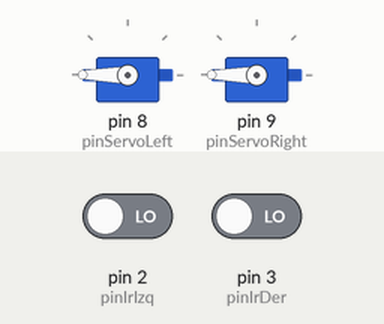
This sketch was run on a simulated Arduino Uno, built with avr-gcc and run on an emulated ATmega328P. Shown: 2 × servo. The test bench sets the inputs (shaded band); at power-on: pin 2 (pinIrIzq) LOW, pin 3 (pinIrDer) LOW.

Above: at 1.25 s.
1.3 s: pin 2 (pinIrIzq) driven HIGH
At 2.3 s:
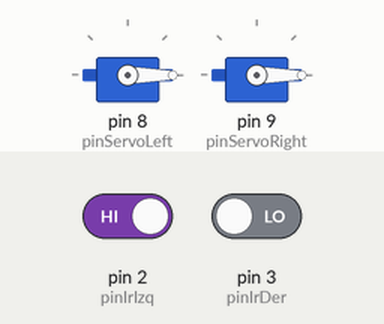
2.8 s: pin 2 (pinIrIzq) driven LOW
At 4.5 s:
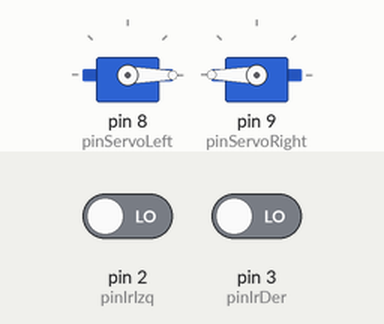
5.8 s: pin 3 (pinIrDer) driven HIGH
At 6.6 s:
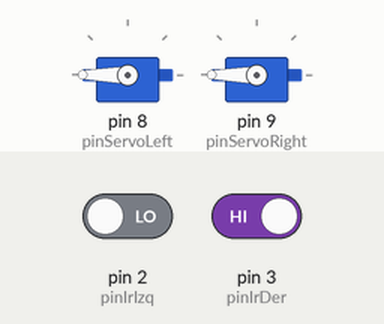
Timing chart, 0 to 8.8 s (numbered marks = the images above; inputs shaded):
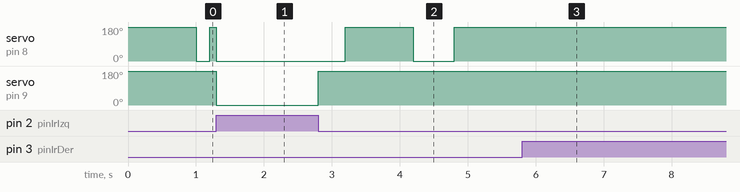

Measured:
- after the input at 1.3 s, servo on pin 9 (pinServoRight): 180° → 0° at once
- after the input at 2.8 s, servo on pin 8 (pinServoLeft): 0° → 180° after 0.40 s, → 0° 1.0 s later, → 180° 0.60 s later; servo on pin 9 (pinServoRight): 0° → 180° at once
- after the input at 5.8 s, servo on pin 8 (pinServoLeft): stops changing and stays 180°

The sketch:

7.2-Encontrar_el_circuito.ino
```cpp
//Aitor Gómez Ogueta UO294066
//Diego García González UO294255
//Ejercicio de encuentra camino

#include <Servo.h>

int NO_LINE = LOW;
int LINE = HIGH;
Servo servoLeft;
Servo servoRight;

int pinIrDer = 3;
int pinIrIzq = 2;
int pinServoRight = 9;
int pinServoLeft = 8;

int STOP = 90;
int BACKWARD = 180;
int FORWARD = 0;

void setup() {
  pinMode(pinIrDer, INPUT);
  pinMode(pinIrIzq, INPUT);
  servoLeft.attach(pinServoLeft);
  servoRight.attach(pinServoRight);
}

void loop() {
  int der = digitalRead(pinIrDer);
  int izq = digitalRead(pinIrIzq);

  if(der == LINE && izq == LINE){
    servoLeft.write(FORWARD);
    servoRight.write(BACKWARD);
  }
  else if (der == LINE && izq == NO_LINE){
    servoLeft.write(BACKWARD);
    servoRight.write(BACKWARD);
  }
  else if (der == NO_LINE && izq  == LINE){
    servoLeft.write(FORWARD);
    servoRight.write(FORWARD);
  }
  // Encuentra camino (cuadrado)
  else {
    encontrarCircuito();
  }
}

void encontrarCircuito() {
  static unsigned long previousTime = 0;
  static int step = 0; // Variable para controlar el paso de la búsqueda
  static int waitTime = 200; // Tiempo de espera inicial

  unsigned long currentTime = millis();

  // Girar 90 grados a la derecha
  if (step == 0) {
    servoLeft.write(BACKWARD);
    servoRight.write(BACKWARD);
    previousTime = currentTime; // Reiniciar el tiempo
    step++;
  }
  else if (step == 1) {
    if (currentTime - previousTime >= 1000) { // 1.5 segundos
      // Verificar si encontró la línea
      if (digitalRead(pinIrDer) == LINE || digitalRead(pinIrIzq) == LINE) {
        return; // Salir si encuentra la línea
      }
      // Avanzar
      servoLeft.write(FORWARD);
      servoRight.write(BACKWARD);
      previousTime = currentTime; // Reiniciar el tiempo
      step++;
    }
  }
  else if (step == 2) {
    if (currentTime - previousTime >= waitTime) { // Esperar 200 ms
      // Verificar si encontró la línea
      if (digitalRead(pinIrDer) == LINE || digitalRead(pinIrIzq) == LINE) {
        return; // Salir si encuentra la línea
      }
      // Incrementar el tiempo de espera
      waitTime += 200; // Aumentar el tiempo de espera en 200 ms
      step = 0; // Reiniciar el proceso
    }
  }
}
```
